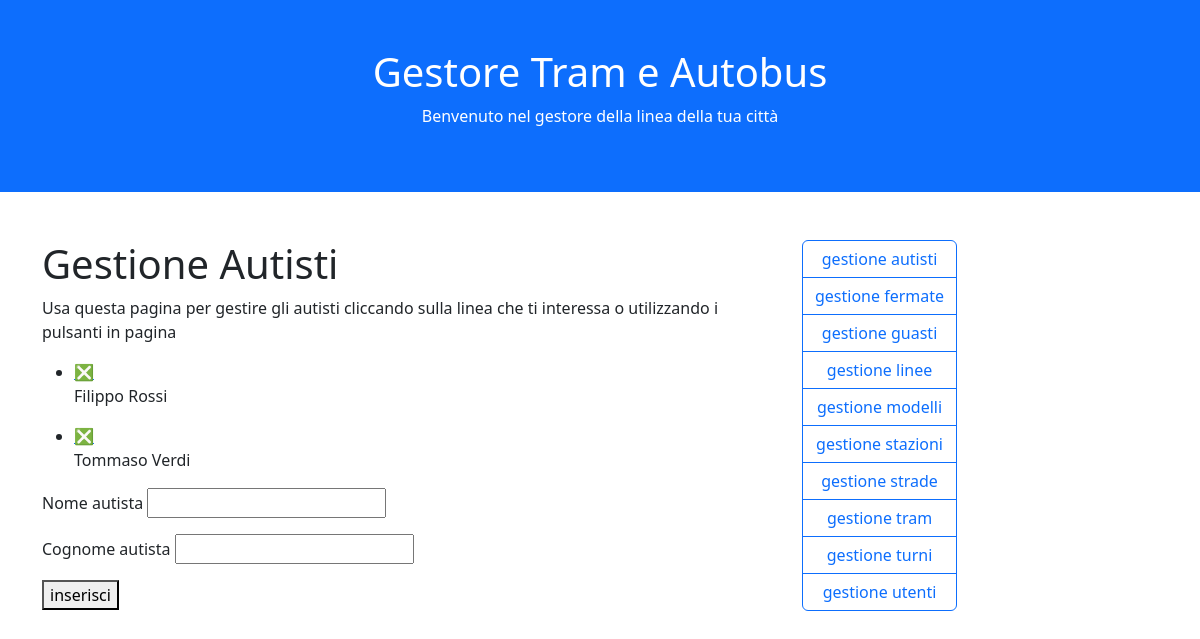
The page /Tram/autisti.php on the database its author committed.
### tables this page shows
CREATE TABLE autisti (
    idautista integer primary key autoincrement,
    nome text,
    cognome text
);

### Tram/autisti.php (the view, shortened to what this page needs)
<?php include("parti/head.php"); ?>
	<h1>Gestione Autisti</h1>
	<p>Usa questa pagina per gestire gli autisti
		cliccando sulla linea che ti interessa o utilizzando
		i pulsanti in pagina</p>
	<?php
		$dbcon = new SQLite3("dati/tram.sqlite");
			$dati = $dbcon->query("SELECT *
									FROM autisti");
			echo "<ul>";
				while($riga = $dati->fetchArray()){
					echo "<li>";
						echo "<a href='?del=".$riga["idautista"]."'>&#10062;</a>";
						echo "<p>";
							echo $riga["nome"]." ".$riga["cognome"];
						echo "</p>";
					echo "</li>";
				}
			echo "</ul>";
	?>
	<form method="post">
		<p>
			<label for="nome">Nome autista</label>
			<input id="nome" name="nome" />
		</p>
		<p>
			<label for="cgnome">Cognome autista</label>
			<input id="cognome" name="cognome" />
		</p>
		<button>inserisci</button>
	</form>
<?php include("parti/foot.php"); ?>

### rows shown on the page
autisti: nome "Filippo", cognome "Rossi"
autisti: nome "Tommaso", cognome "Verdi"

### other values the page prints
$pezzi[0] "autisti"
$pezzi[0] "fermate"
$pezzi[0] "guasti"
$pezzi[0] "linee"
$pezzi[0] "modelli"
$pezzi[0] "stazioni"
$pezzi[0] "strade"
$pezzi[0] "tram"
$pezzi[0] "turni"
$pezzi[0] "utenti"
